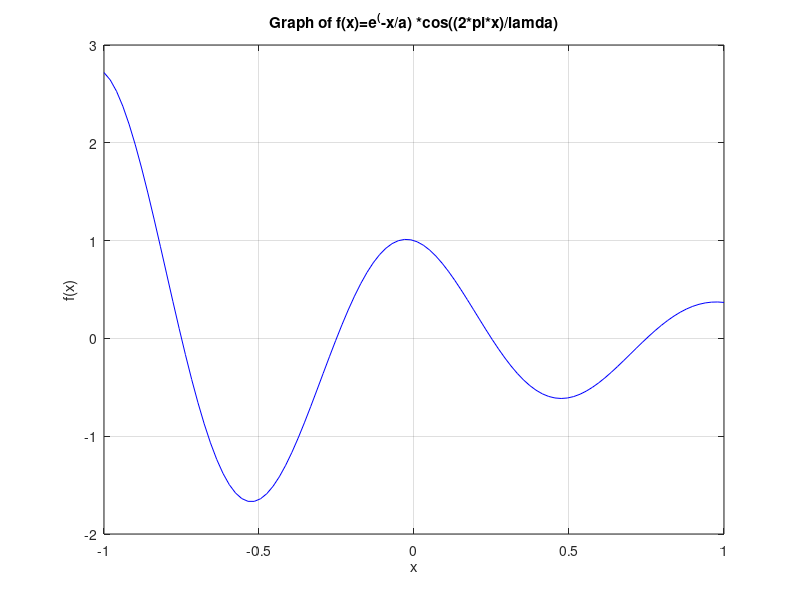

Write the MATLAB code that produced this figure.
% Author: Nicholas Newton
% Date: 2/12/20
%animating damped motion

% Start with the plotdamped.m code 
% Change the code so there is a variable doAnimate that is
% set at the beginning of the code and is either true or false

% If doAnimate is false, the program should create a plot
% of the curve with no animation
% If doAnimate is true, the plot must now be animated, 
% showing the current point as a red circle and the 
% previous points as a blue line 

clear
clc
clf

%% set animate
% ask of true or false
askme=input('Should I animate (true or false):      ');
doAnimate=askme;

%% Set Parameters
xmax=1;
xmin=-1;
Nx=100;

lamda=1;
a=1;

%% Set independent variable
x=linspace(xmin,xmax,Nx);

%% calculate the function values
fx=exp(-x/a).*cos(2*pi*(x/lamda));


%% plot the function

% use if statement to animate if do animate is true
if doAnimate==true
    for ix=1:Nx
        plot(x(1:ix),fx(1:ix),'b',...
            x(ix),fx(ix),'ro')
        axis(1.2*[xmin,xmax,-2,2])
        xlabel('x')
        ylabel('f(x)')
        title('Graph of f(x)=e^(-x/a) *cos((2*pi*x)/lamda)')
        grid on
        drawnow
    end
else
    plot(x,fx,'b-')
end

% label function
xlabel('x')
ylabel('f(x)')
title('Graph of f(x)=e^(-x/a) *cos((2*pi*x)/lamda)')
grid on
